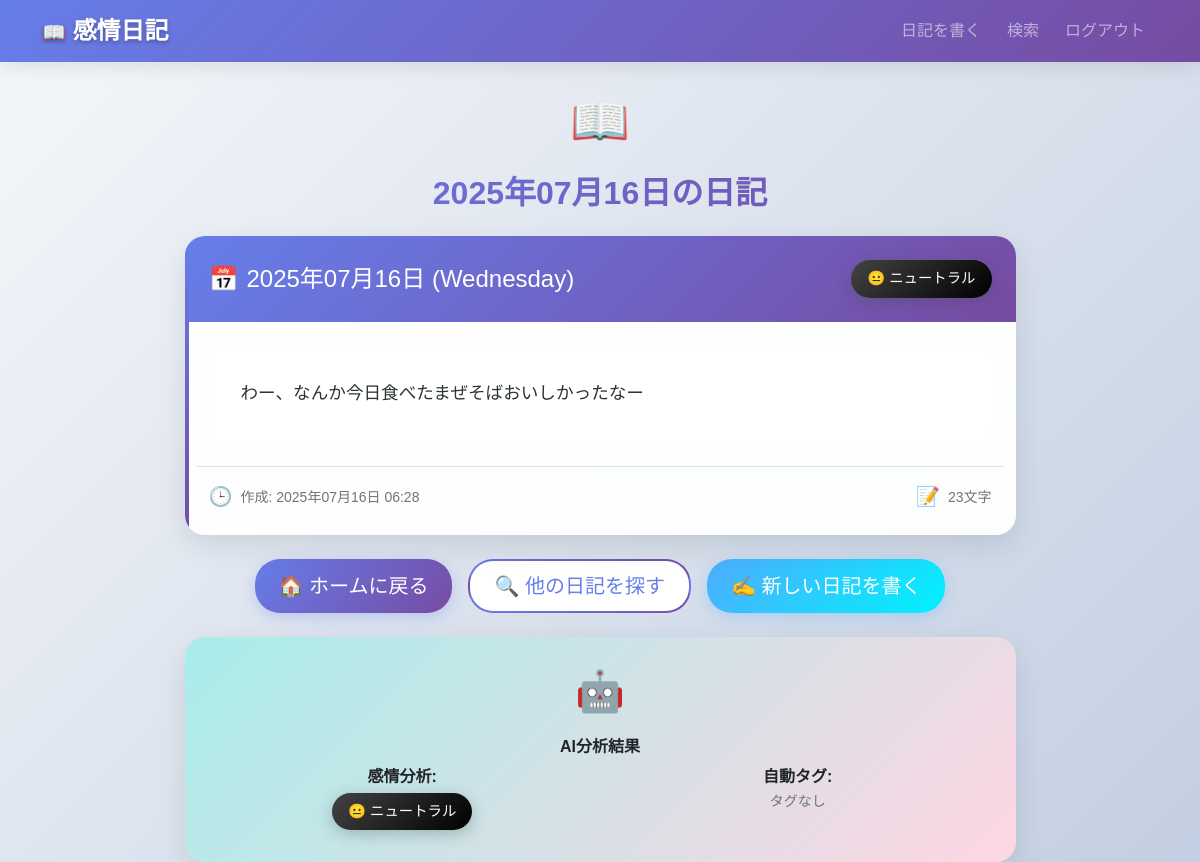
Page /entry/2 (signed in) on the committed database.
### app/models.py (models this page shows, shortened)
class DiaryEntry(db.Model):
    id = db.Column(db.Integer, primary_key=True)
    user_id = db.Column(db.Integer, db.ForeignKey('user.id'), nullable=False)
    date = db.Column(db.Date, nullable=False, default=datetime.now)
    content = db.Column(db.Text, nullable=False)
    sentiment = db.Column(db.String(20), nullable=True)
    tags = db.Column(db.String(200), nullable=True)
    created_at = db.Column(db.DateTime, default=datetime.now)

### app/routes.py (the view)
@main.route('/entry/<int:id>')
@login_required
def view_entry(id):
    entry = DiaryEntry.query.filter_by(id=id, user_id=current_user.id).first_or_404()
    return render_template('entry.html', entry=entry)

### app/routes.py (called while the page is built)
@login_manager.user_loader
def load_user(user_id):
    return User.query.get(int(user_id))

### app/templates/entry.html (shortened to what this page needs)
{% extends "base.html" %}
{% block content %}
<div class="row justify-content-center">
    <div class="col-md-9">
        <div class="text-center mb-4">
            <div style="font-size: 3rem; margin-bottom: 1rem;">📖</div>
            <h2 style="background: var(--primary-gradient); -webkit-background-clip: text; -webkit-text-fill-color: transparent; font-weight: 700;">
                {{ entry.date.strftime('%Y年%m月%d日') }}の日記
            </h2>
        </div>
        <div class="card diary-entry mb-4">
            <div class="card-header d-flex justify-content-between align-items-center flex-wrap">
                <div class="d-flex align-items-center">
                    <div style="font-size: 1.5rem; margin-right: 0.5rem;">📅</div>
                    <h4 class="mb-0">{{ entry.date.strftime('%Y年%m月%d日 (%A)') }}</h4>
                </div>
                <span class="sentiment-{{ entry.sentiment.lower() }} mt-2 mt-md-0">
                    {% if entry.sentiment == 'Positive' %}😊 ポジティブ
                    {% elif entry.sentiment == 'Negative' %}😔 ネガティブ
                    {% else %}😐 ニュートラル
                    {% endif %}
                </span>
            </div>
            <div class="card-body p-4">
                <div class="diary-content-full mb-4">
                    <div style="background: rgba(255,255,255,0.7); padding: 2rem; border-radius: 15px; border-left: 4px solid var(--primary-gradient);">
                        <p style="white-space: pre-wrap; line-height: 1.8; font-size: 1.1rem; color: #2d3436; margin: 0;">{{ entry.content }}</p>
                    </div>
                </div>
                <div class="row mt-4 pt-3 border-top">
                    <div class="col-md-6">
                        <div class="d-flex align-items-center text-muted">
                            <div style="font-size: 1.2rem; margin-right: 0.5rem;">🕒</div>
                            <small>作成: {{ entry.created_at.strftime('%Y年%m月%d日 %H:%M') }}</small>
                        </div>
                    </div>
                    <div class="col-md-6 text-md-end">
                        <div class="d-flex align-items-center justify-content-md-end text-muted">
                            <div style="font-size: 1.2rem; margin-right: 0.5rem;">📝</div>
                            <small>{{ entry.content|length }}文字</small>
                        </div>
                    </div>
                </div>
            </div>
        </div>
        <div class="d-flex gap-3 justify-content-center mb-4">
            <a href="{{ url_for('main.index') }}" class="btn btn-primary btn-lg px-4">
                🏠 ホームに戻る
            </a>
            <a href="{{ url_for('main.search') }}" class="btn btn-outline-primary btn-lg px-4">
                🔍 他の日記を探す
            </a>
            <a href="{{ url_for('main.write_diary') }}" class="btn btn-success btn-lg px-4">
                ✍️ 新しい日記を書く
            </a>
        </div>
        <div class="card" style="background: linear-gradient(135deg, #a8edea 0%, #fed6e3 100%);">
            <div class="card-body text-center py-4">
                <div style="font-size: 2.5rem; margin-bottom: 1rem;">🤖</div>
                <h6 class="fw-bold mb-2">AI分析結果</h6>
                <div class="row">
                    <div class="col-md-6">
                        <div class="mb-2">
                            <strong>感情分析:</strong><br>
                            <span class="sentiment-{{ entry.sentiment.lower() }} d-inline-block mt-1">
                                {% if entry.sentiment == 'Positive' %}😊 ポジティブ
                                {% elif entry.sentiment == 'Negative' %}😔 ネガティブ
                                {% else %}😐 ニュートラル
                                {% endif %}
                            </span>
                        </div>
                    </div>
                    <div class="col-md-6">
                        <div class="mb-2">
                            <strong>自動タグ:</strong><br>
                            <small class="text-muted">
                                {% if entry.tags %}
                                    {{ entry.get_tags_list()|length }}個のタグを生成
                                {% else %}
                                    タグなし
                                {% endif %}
                            </small>
                        </div>
                    </div>
                </div>
            </div>
        </div>
    </div>
</div>
{% endblock %}

### app/templates/base.html (style rules this page uses)
:root { --primary-gradient: linear-gradient(135deg, #667eea 0%, #764ba2 100%); --secondary-gradient: linear-gradient(135deg, #f093fb 0%, #f5576c 100%); --success-gradient: linear-gradient(135deg, #4facfe 0%, #00f2fe 100%); --warning-gradient: linear-gradient(135deg, #43e97b 0%, #38f9d7 100%); --danger-gradient: linear-gradient(135deg, #fa709a 0%, #fee140 100%); --dark-gradient: linear-gradient(135deg, #434343 0%, #000000 100%); --card-shadow: 0 10px 30px rgba(0,0,0,0.1); --card-hover-shadow: 0 20px 40px rgba(0,0,0,0.15); }
body { font-family: 'Noto Sans JP', sans-serif; background: linear-gradient(135deg, #f5f7fa 0%, #c3cfe2 100%); min-height: 100vh; }
.card { border: none; border-radius: 20px; box-shadow: var(--card-shadow); transition: all 0.3s ease; background: rgba(255,255,255,0.95); backdrop-filter: blur(10px); overflow: hidden; }
.card-header { background: var(--primary-gradient); color: white; border: none; font-weight: 600; padding: 1.5rem; }
.card-body { padding: 2rem; }
.sentiment-neutral { background: var(--dark-gradient); color: white; padding: 8px 16px; border-radius: 25px; font-weight: 500; font-size: 0.9rem; box-shadow: 0 4px 15px rgba(67, 67, 67, 0.3); }
.btn-primary { background: var(--primary-gradient); border: none; border-radius: 25px; padding: 12px 30px; font-weight: 500; transition: all 0.3s ease; box-shadow: 0 4px 15px rgba(102, 126, 234, 0.3); }
.btn-success { background: var(--success-gradient); border: none; border-radius: 25px; padding: 12px 30px; font-weight: 500; transition: all 0.3s ease; box-shadow: 0 4px 15px rgba(79, 172, 254, 0.3); }
.btn-outline-primary { border: 2px solid transparent; background: linear-gradient(white, white), var(--primary-gradient); background-clip: padding-box, border-box; color: #667eea; border-radius: 25px; padding: 10px 25px; font-weight: 500; transition: all 0.3s ease; }
.card { animation: fadeInUp 0.6s ease-out; }
.diary-entry { position: relative; overflow: hidden; }
.diary-entry::before { content: ''; position: absolute; top: 0; left: 0; width: 4px; height: 100%; background: var(--primary-gradient); }

### app/templates/entry.html (style rules this page uses)
.diary-content-full { animation: fadeInUp 0.8s ease-out; }

### rows in the picture
DiaryEntry: date "2025年07月16日", date "2025年07月16日 (Wednesday)", content "わー、なんか今日食べたまぜそばおいしかったなー", created_at "2025年07月16日 06:28"

### other values in the picture
{{ entry.content|length }} "23"
